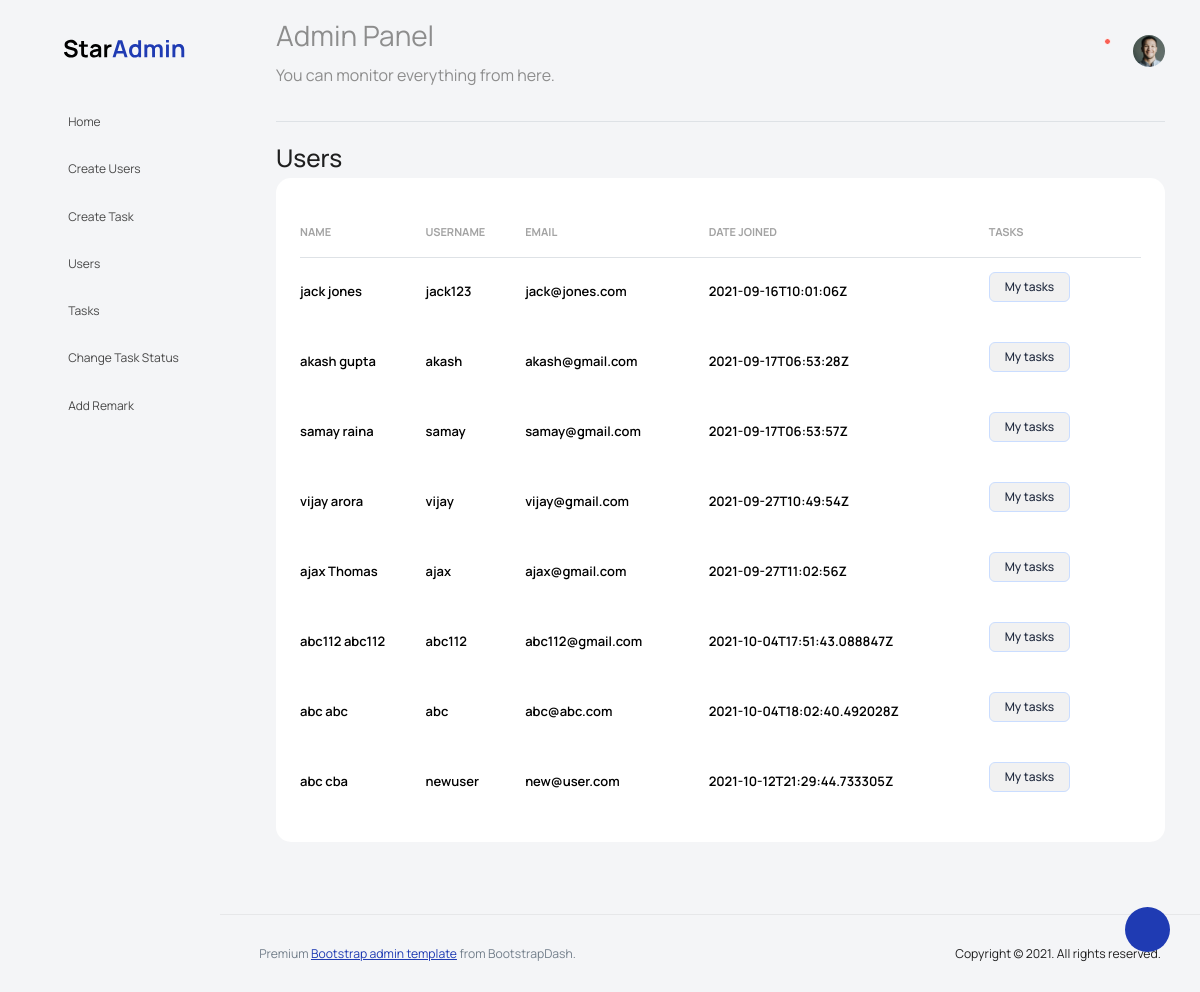
The app's page /api/employees/, older data.
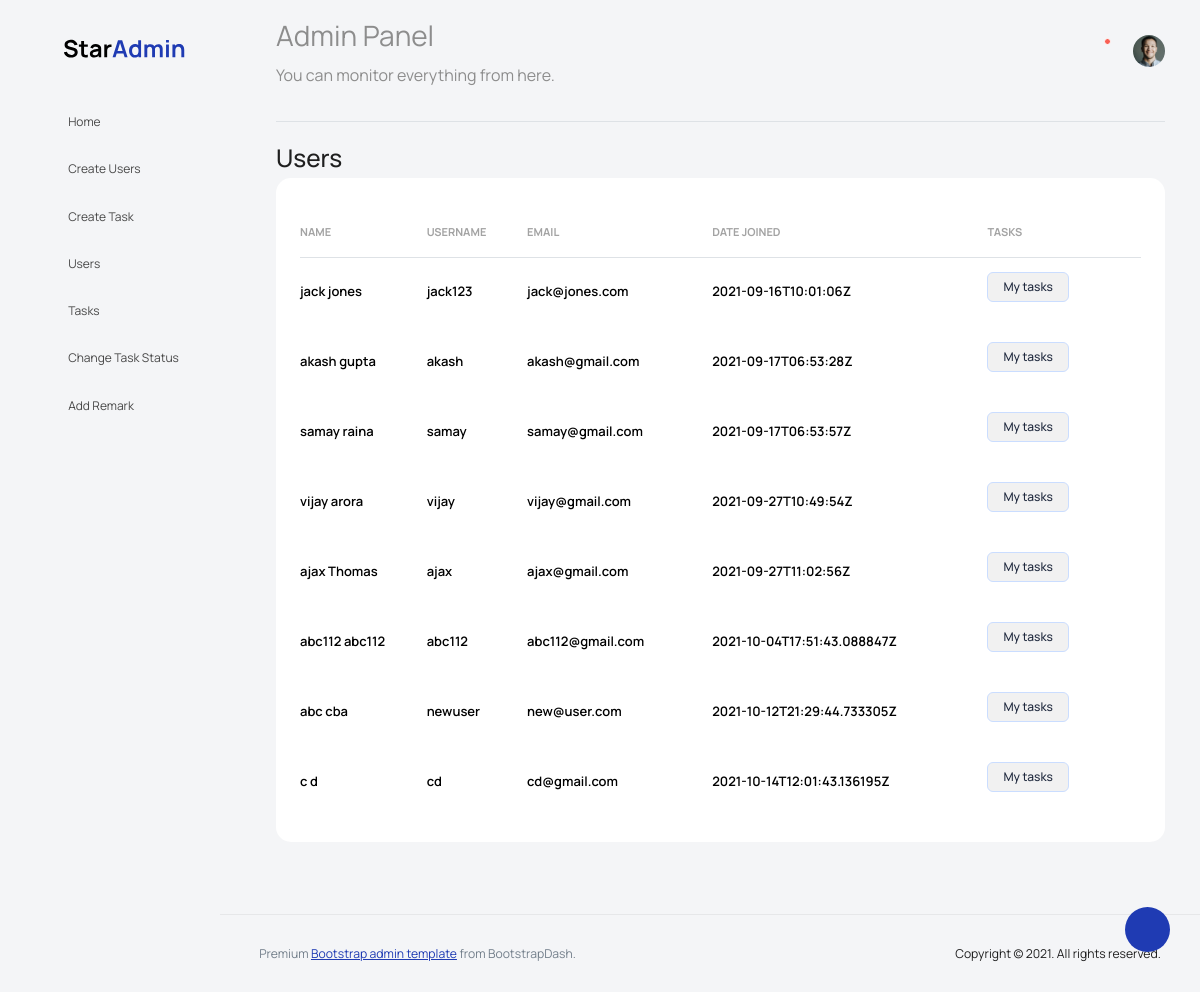
The same page, newer data.
### login/models.py (models this page shows, shortened)
class CustomUser(AbstractUser):
    user_status = models.CharField(max_length=20, choices=user_status, default='employee')
    objects = UserManager()
    REQUIRED_FIELDS = ['user_status']

### login/views.py (the view)
class TaskView(viewsets.ModelViewSet):
    serializer_class = TaskSerializer
    queryset = TaskModel.objects.all()
    @action(detail=False, methods=['GET'], url_path="api/employees")
    def employee_list(self, request):
        queryset = CustomUser.objects.filter(user_status="0")
        serializer = UserRegistrationSerializer
        employee_list = []
        for query in queryset:
            employee_dict = {}
            employee_dict['user_status'] = query.get_user_status_display()
            query = serializer(query)
            employee_dict['user_info'] = query.data
            employee_list.append(employee_dict)
        return render(request, 'users.html', {"users":employee_list})

### login/templates/users.html (shortened to what the changed rows need)
<!DOCTYPE html>
{% load static %}
<html lang="en">
<head>
  <link rel="stylesheet" href="{% static 'template/vendors/feather/feather.css' %}">
  <link rel="stylesheet" href="{% static 'template/vendors/mdi/css/materialdesignicons.min.css' %}">
  <link rel="stylesheet" href="{% static 'template/vendors/ti-icons/css/themify-icons.css' %}">
  <link rel="stylesheet" href="{% static 'template/vendors/typicons/typicons.css' %}">
  <link rel="stylesheet" href="{% static 'template/vendors/simple-line-icons/css/simple-line-icons.css' %}">
  <link rel="stylesheet" href="{% static 'template/vendors/css/vendor.bundle.base.css' %}">
  <link rel="stylesheet" href="{% static 'template/vendors/datatables.net-bs4/dataTables.bootstrap4.css' %}">
  <link rel="stylesheet" href="{% static 'template/js/select.dataTables.min.css' %}">
  <link rel="stylesheet" href="{% static 'template/css/vertical-layout-light/style.css' %}">
</head>
<body>
 {% block content %}
  <div class="container-scroller">
    <nav class="navbar default-layout col-lg-12 col-12 p-0 fixed-top d-flex align-items-top flex-row">
      <div class="navbar-menu-wrapper d-flex align-items-top">
        <ul class="navbar-nav">
          <li class="nav-item font-weight-semibold d-none d-lg-block ms-0">
            <h1 class="welcome-text">Admin Panel</h1>
          </li>
        </ul>
      </div>
    </nav>
    <div class="container-fluid page-body-wrapper">
      <div class="main-panel">
        <div class="content-wrapper">
          <div class="row">
            <div class="col-sm-12">
              <div class="home-tab">
                <div class="tab-content tab-content-basic">
                  <div class="tab-pane fade show active" id="overview" role="tabpanel" aria-labelledby="overview">
                        <div class="row flex-grow">
                          <div class="col-12 col-lg-4 col-lg-12 grid-margin stretch-card">
                            <div class="card card-rounded">
                              <div class="card-body">
                                  <div id="performance-line-legend">
                                    <div class="row flex-grow">
                                <div class="table-responsive  mt-1">
                                  <table class="table select-table">
                                    <thead>
                                      <tr>
                                        <th>Name</th>
                                        <th>Username</th>
                                        <th>Email</th>
                                        <th>Date Joined</th>
                                        <th>Tasks</th>
                                      </tr>
                                    </thead>
                                      {% for user in users%}
                                    <tbody>
                                      <tr>
                                        <td>
                                          <h6>{{user.user_info.first_name}} {{user.user_info.last_name}}</h6>
                                        </td>
                                        <td>
                                          <h6>{{user.user_info.username}}</h6>
                                        </td>
                                        <td>
                                          <h6>{{user.user_info.email}}</h6>
                                        </td>
                                        <td>
                                          <h6>{{user.user_info.date_joined}}</h6>
                                        </td>
                                        <td>
                                          <a href='{% url "user-task" user.user_info.id %}'><button type="button" class="btn btn-secondary">My tasks</button></a>
                                        </td>
                                      </tr>
                                    </tbody>
                                      {% endfor %}
                                  </table>
                                </div>
                              </div>
                        </div>
                      </div>
                  </div>
                </div>
              </div>
            </div>
          </div>
        </div>
                    </div>
                  </div>
          </div>
      </div>
    </div>
  </div>
 {% endblock  %}
</body>
</html>

Row changes from the older to the newer data that the page shows:
no longer on this page (row edited): CustomUser: user_info.first_name "abc", user_info.last_name "abc", user_info.username "abc", user_info.email "abc@abc.com"
added CustomUser: user_info.username "cd", user_info.email "cd@gmail.com"
Text that changed along with them:
new list line: "c d 2021-10-14T12:01:43.136195Z My tasks"
list line gone: "2021-10-04T18:02:40.492028Z My tasks"
